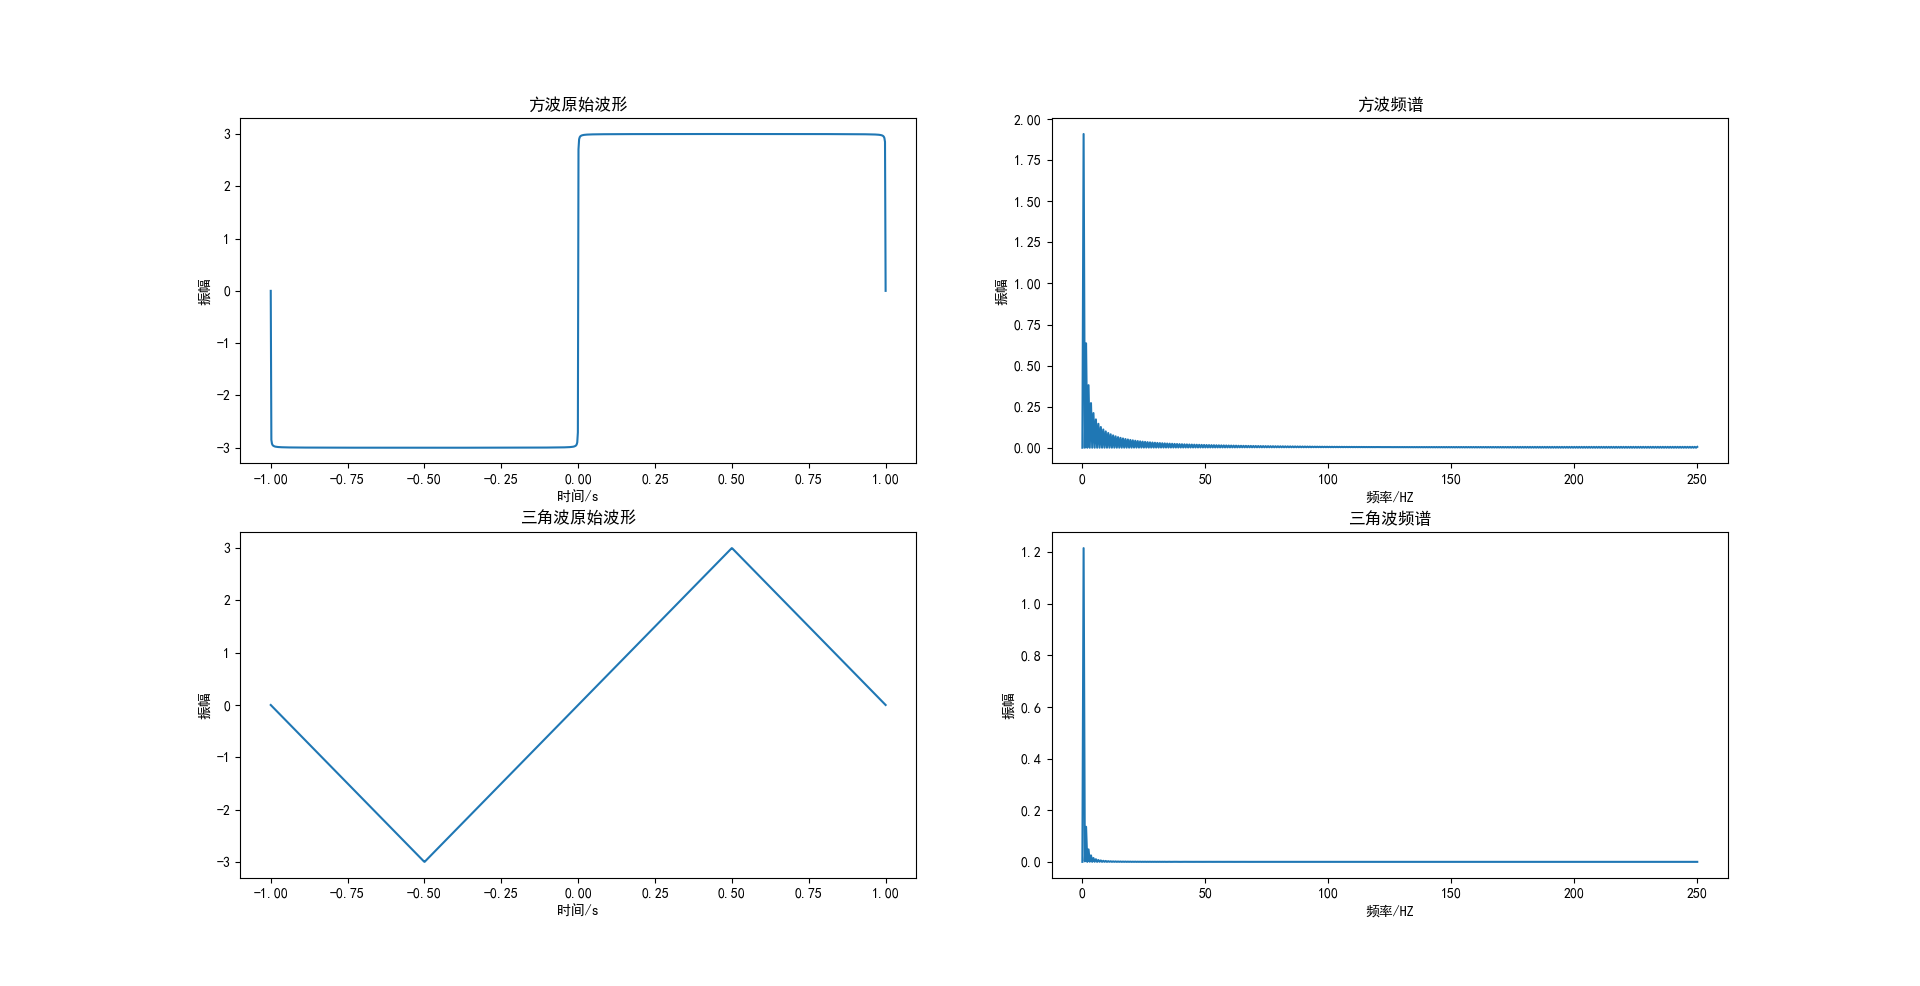

Write the Python code that produced this figure.
'''
Descripttion : 
Author       : 傅宇千
Date         : 2020-09-06 17:45:36
LastEditors  : 傅宇千
LastEditTime : 2020-09-14 18:09:37
'''
import numpy as np
from scipy.fftpack import fft
import matplotlib.pyplot as plt
from matplotlib.pylab import mpl
 
mpl.rcParams['font.sans-serif'] = ['SimHei']   #显示中文
mpl.rcParams['axes.unicode_minus']=False       #显示负号

ns=1000#采样数目

#采样点选择
x=np.linspace(-1,1,ns)      
fs=ns/2#采样频率

#设置方波信号
n1 =1000
y1 = np.zeros_like(x)
for i in range(1, n1 + 1):
    y1 += (12/np.pi) * np.sin(2*np.pi*0.5*(2*i-1)*x)/(2*i-1)

#设置三角波信号
n2 =1000#累加次数
a=3*4/np.pi/np.pi*2
f=0.5
y2 = np.zeros_like(x)
for i in range(1,n2,2):
    y2+= a/i/i*np.sin(i*np.pi/2)*np.sin(2*np.pi*i*f*x)

def fft(y,sampling_rate,fft_size):
    xs = y
    xf = np.fft.rfft(xs) / fft_size
    freqs = np.linspace(0, sampling_rate / 2,  fft_size / 2 + 1)
    xfp = np.abs(xf)
    return freqs,xfp

freqs1,xfp1=fft(y1,fs,ns)
freqs2,xfp2=fft(y2,fs,ns)
plt.subplot(221)
plt.plot(x,y1) 
plt.xlabel("时间/s")
plt.ylabel("振幅")    
plt.title('方波原始波形')
 
plt.subplot(222)
plt.plot(freqs1, xfp1)
plt.xlabel("频率/HZ")
plt.ylabel("振幅")
plt.title('方波频谱')

plt.subplot(223)
plt.plot(x,y2) 
plt.xlabel("时间/s")
plt.ylabel("振幅")    
plt.title('三角波原始波形')
 
plt.subplot(224)
plt.plot(freqs2, xfp2)
plt.xlabel("频率/HZ")
plt.ylabel("振幅")
plt.title('三角波频谱')
 
plt.show()
 
